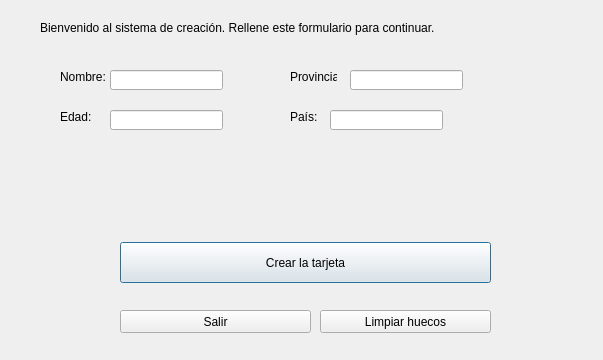
<?xml version="1.0" encoding="UTF-8"?>
<ui version="4.0">
 <class>ventanacreacion</class>
 <widget class="QDialog" name="ventanacreacion">
  <property name="geometry">
   <rect>
    <x>0</x>
    <y>0</y>
    <width>603</width>
    <height>360</height>
   </rect>
  </property>
  <property name="windowTitle">
   <string>Dialog</string>
  </property>
  <widget class="QLabel" name="label">
   <property name="geometry">
    <rect>
     <x>40</x>
     <y>20</y>
     <width>401</width>
     <height>16</height>
    </rect>
   </property>
   <property name="text">
    <string>Bienvenido al sistema de creación. Rellene este formulario para continuar.</string>
   </property>
  </widget>
  <widget class="QLineEdit" name="editNombre">
   <property name="geometry">
    <rect>
     <x>110</x>
     <y>70</y>
     <width>113</width>
     <height>20</height>
    </rect>
   </property>
  </widget>
  <widget class="QLabel" name="label_2">
   <property name="geometry">
    <rect>
     <x>60</x>
     <y>70</y>
     <width>47</width>
     <height>13</height>
    </rect>
   </property>
   <property name="text">
    <string>Nombre:</string>
   </property>
  </widget>
  <widget class="QLabel" name="label_3">
   <property name="geometry">
    <rect>
     <x>60</x>
     <y>110</y>
     <width>47</width>
     <height>13</height>
    </rect>
   </property>
   <property name="text">
    <string>Edad:</string>
   </property>
  </widget>
  <widget class="QLabel" name="label_4">
   <property name="geometry">
    <rect>
     <x>290</x>
     <y>70</y>
     <width>47</width>
     <height>13</height>
    </rect>
   </property>
   <property name="text">
    <string>Provincia:</string>
   </property>
  </widget>
  <widget class="QLabel" name="label_5">
   <property name="geometry">
    <rect>
     <x>290</x>
     <y>110</y>
     <width>47</width>
     <height>13</height>
    </rect>
   </property>
   <property name="text">
    <string>País:</string>
   </property>
  </widget>
  <widget class="QLineEdit" name="editEdad">
   <property name="geometry">
    <rect>
     <x>110</x>
     <y>110</y>
     <width>113</width>
     <height>20</height>
    </rect>
   </property>
  </widget>
  <widget class="QLineEdit" name="editProvincia">
   <property name="geometry">
    <rect>
     <x>350</x>
     <y>70</y>
     <width>113</width>
     <height>20</height>
    </rect>
   </property>
  </widget>
  <widget class="QLineEdit" name="editPais">
   <property name="geometry">
    <rect>
     <x>330</x>
     <y>110</y>
     <width>113</width>
     <height>20</height>
    </rect>
   </property>
  </widget>
  <widget class="QPushButton" name="pushButton">
   <property name="geometry">
    <rect>
     <x>120</x>
     <y>242</y>
     <width>371</width>
     <height>41</height>
    </rect>
   </property>
   <property name="text">
    <string>Crear la tarjeta</string>
   </property>
  </widget>
  <widget class="QPushButton" name="pushButton_2">
   <property name="geometry">
    <rect>
     <x>120</x>
     <y>310</y>
     <width>191</width>
     <height>23</height>
    </rect>
   </property>
   <property name="text">
    <string>Salir</string>
   </property>
  </widget>
  <widget class="QPushButton" name="pushButton_3">
   <property name="geometry">
    <rect>
     <x>320</x>
     <y>310</y>
     <width>171</width>
     <height>23</height>
    </rect>
   </property>
   <property name="text">
    <string>Limpiar huecos</string>
   </property>
  </widget>
 </widget>
 <resources/>
 <connections/>
</ui>
